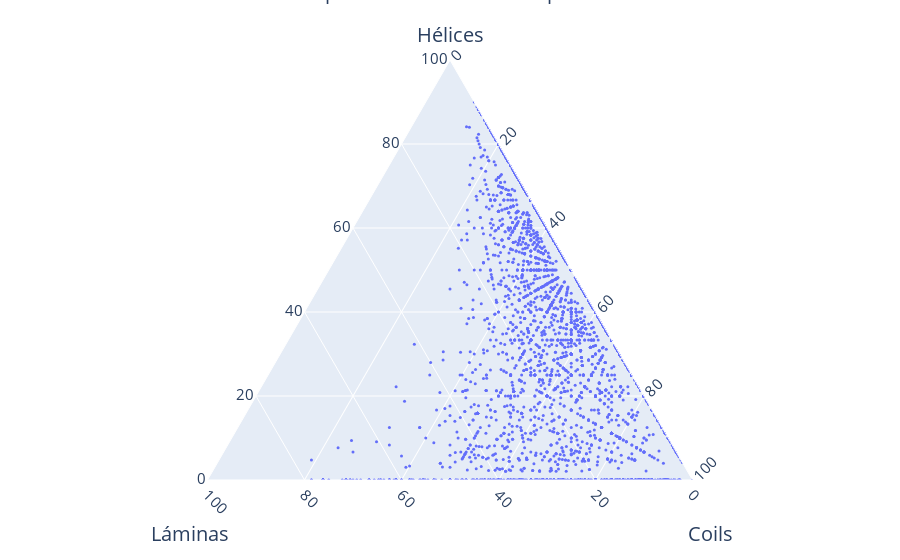

Notebook source saved alongside this figure:
### Code cell
import plotly.express as px


fig = px.scatter_ternary(positive, a='helix%', b='sheet%', c='coil%')

fig.update_traces(marker=dict(size=3),
                  selector=dict(mode='markers'))

def makeAxis(title, tickangle):
    return {
      'title': title,
      'titlefont': { 'size': 20 },
      'tickangle': tickangle,
      'tickfont': { 'size': 15 },
      'tickcolor': 'rgba(0,0,0,0)',
      'ticklen': 5,
      'showline': True,
      'showgrid': True
    }
fig.update_layout(
{
    'ternary': {
        'sum': 100,
        'aaxis': makeAxis('Hélices', 0),
        'baxis': makeAxis('<br>Láminas', 45),
        'caxis': makeAxis('<br>Coils', -45)
    },
    'annotations': [{
      'showarrow': False,
      'text': 'Composicion estructural set positivo',
        'x': 0.5,
        'y': 1.20,
        'font': { 'size': 20 }
    }]
}
        ) 
fig.show()

### Figure 1 — Plotly figure (JSON) as saved in the notebook; plotly's stock layout.template omitted (floating-point values rounded to 4 significant figures; data arrays with more than 128 entries replaced by an {"elided": "..."} marker saying what was removed)
{"data": [{"a": {"elided": "5895 float values"}, "b": {"elided": "5895 float values"}, "c": {"elided": "5895 float values"}, "hovertemplate": "helix%=%{a}<br>sheet%=%{b}<br>coil%=%{c}<extra></extra>", "legendgroup": "", "marker": {"color": "#636efa", "size": 3, "symbol": "circle"}, "mode": "markers", "name": "", "showlegend": false, "subplot": "ternary", "type": "scatterternary"}], "layout": {"annotations": [{"font": {"size": 20}, "showarrow": false, "text": "Composicion estructural set positivo", "x": 0.5, "y": 1.2}], "legend": {"tracegroupgap": 0}, "margin": {"t": 60}, "ternary": {"aaxis": {"showgrid": true, "showline": true, "tickangle": 0, "tickcolor": "rgba(0,0,0,0)", "tickfont": {"size": 15}, "ticklen": 5, "title": {"font": {"size": 20}, "text": "Hélices"}}, "baxis": {"showgrid": true, "showline": true, "tickangle": 45, "tickcolor": "rgba(0,0,0,0)", "tickfont": {"size": 15}, "ticklen": 5, "title": {"font": {"size": 20}, "text": "<br>Láminas"}}, "caxis": {"showgrid": true, "showline": true, "tickangle": -45, "tickcolor": "rgba(0,0,0,0)", "tickfont": {"size": 15}, "ticklen": 5, "title": {"font": {"size": 20}, "text": "<br>Coils"}}, "domain": {"x": [0, 1], "y": [0, 1]}, "sum": 100}}}
